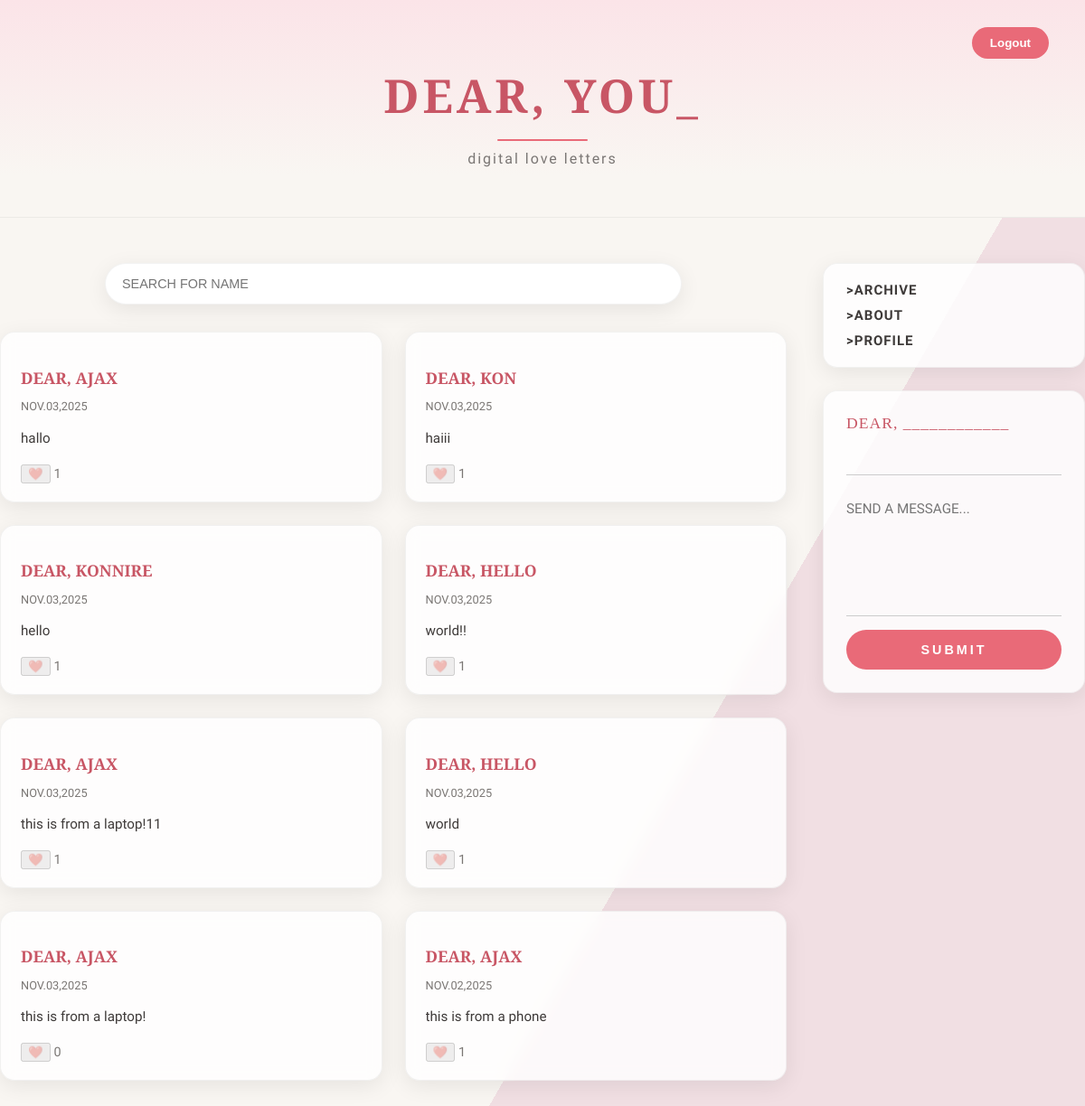
The app's page /logged (signed in), older data.
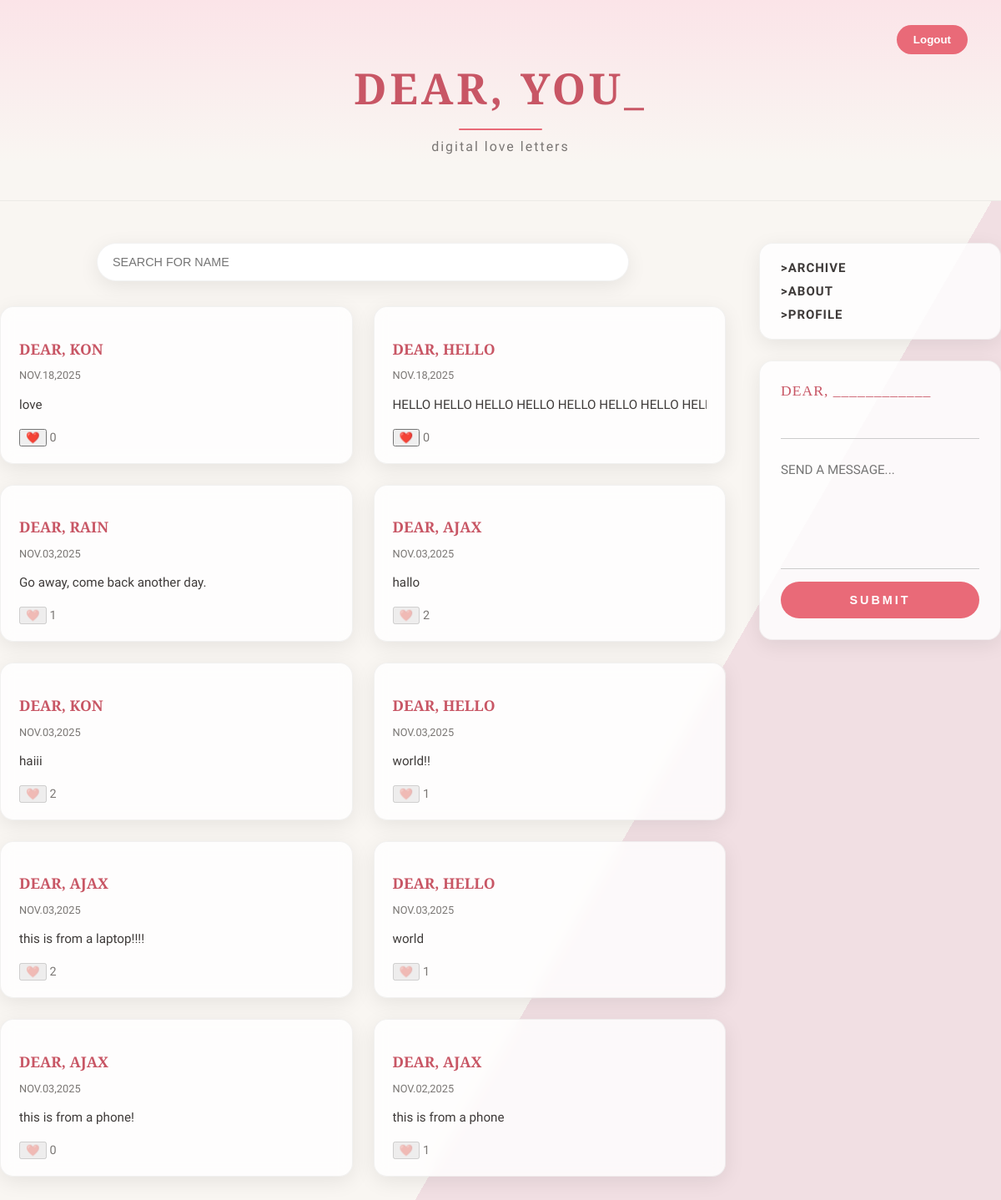
The same page, newer data.
### app.py (models this page shows)
class Letter(db.Model):
    id = db.Column(db.Integer, primary_key=True)
    recipient = db.Column(db.String(200), nullable=False)
    message = db.Column(db.Text, nullable=False)
    created = db.Column(db.DateTime, default=datetime.utcnow)
    hearts = db.Column(db.Integer, default=0)
    user_id = db.Column(db.Integer, db.ForeignKey('user.id'))

### app.py (the view, shortened to what this page needs)
@app.route('/logged', methods=['GET', 'POST'])
def logged():
    if 'user_id' not in session:
        return redirect(url_for('index'))
    search = request.args.get('search', '').strip().lower()
    if search:
        letters = Letter.query.filter(Letter.recipient.ilike(f'%{search}%')).order_by(Letter.created.desc()).all()
    else:
        letters = Letter.query.order_by(Letter.created.desc()).all()
    user_reactions = {r.letter_id for r in Reaction.query.filter_by(user_id=session['user_id']).all()}
    return render_template(
        'logged.html',
        letters=letters,
        search=search,
        email=session['email'],
        user_reactions=user_reactions
    )

### templates/logged.html (shortened to what this page needs)
<!DOCTYPE html>
<html lang="en">
<head>
<link rel="stylesheet" href="{{ url_for('static', filename='style.css') }}">
</head>
<body>
<header>
    <h1>DEAR, YOU_</h1>
    <div class="line"></div>
    <p class="subtext">digital love letters</p>
    <div class="auth-buttons">
        <form action="{{ url_for('logout') }}" method="GET">
            <button type="submit">Logout</button>
        </form>
    </div>
</header>
<div class="main-container">
    <div class="left-panel">
        <form method="GET" class="search-bar">
            <input type="text" name="search" placeholder="SEARCH FOR NAME" value="{{ search }}">
        </form>
       <div class="letters-grid">
            {% for letter in letters %}
                <div class="letter-card">
            <a href="{{ url_for('display_letter', letter_id=letter.id) }}" class="letter-card-link">
                    <p class="letter-title">DEAR, {{ letter.recipient|upper }}</p>
                    <p class="letter-date">{{ letter.created.strftime('%b.%d,%Y')|upper }}</p>
                    <p class="letter-message">{{ letter.message }}</p>
            </a>
                    <form action="/react/{{ letter.id }}" method="POST">
                        {% if letter.id in user_reactions %}
                        <button type="button" disabled>❤️</button>
                        {% else %} <button type="submit">❤️</button>
                        {% endif %}
                        <span class="heart-count">{{ letter.hearts }}</span>
                    </form>
                </div>
            {% endfor %}
        </div>
    </div>
    <div class="right-panel">
        <nav class="side-nav">
            <a href="{{ url_for('archive') }}">>ARCHIVE</a>
            <a href="{{ url_for('about') }}">>ABOUT</a>
            <a href="{{ url_for('profile') }}">>PROFILE</a>
        </nav>
        <form method="POST" class="form-box">
            <label for="recipient">DEAR, ____________</label>
            <input type="text" id="recipient" name="recipient" required>
            <textarea name="message" placeholder="SEND A MESSAGE..." required></textarea>
            <button class="submit-btn" type="submit">SUBMIT</button>
        </form>
    </div>
</div>
</body>
</html>

Row changes from the older to the newer data that the page shows:
removed Letter: recipient "KONNIRE", created "NOV.03,2025", message "hello", hearts "1"
added Letter: recipient "KON", created "NOV.18,2025", message "love", hearts "0"
added Letter: recipient "HELLO", created "NOV.18,2025", message "HELLO HELLO HELLO HELLO HELLO HELLO HELLO HE…", hearts "0"
added Letter: recipient "RAIN", created "NOV.03,2025", message "Go away, come back another day.", hearts "1"
changed Letter "hallo": hearts "1" → "2"
changed Letter "haiii": hearts "1" → "2"
changed Letter: message "this is from a laptop!11" → "this is from a laptop!!!!"; hearts "1" → "2"
changed Letter: message "this is from a laptop!" → "this is from a phone!"
